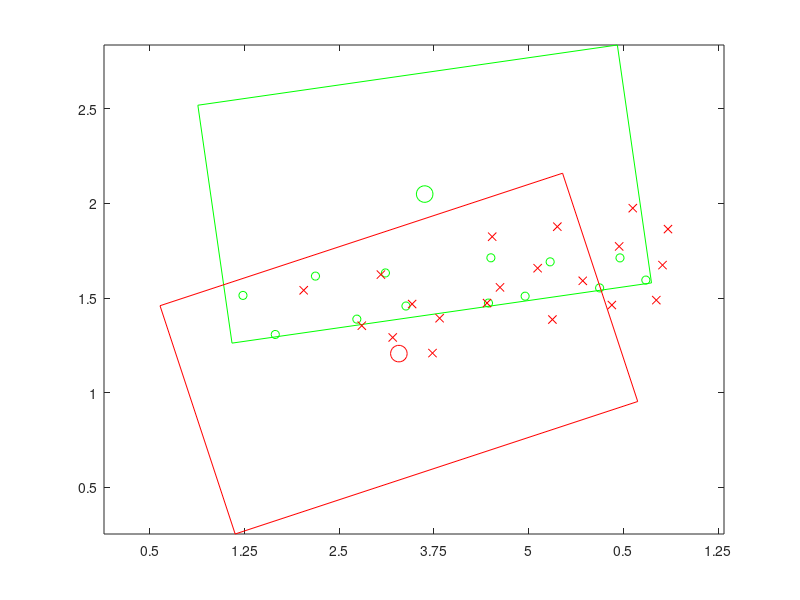

Recreate this plot in MATLAB.
close all;
figure;
Targets_x = [5.9833283904269585,6.324596056376938,6.748911241956693,7.185922765780065,7.487690720671677,7.704485237861957,8.576071240412974,8.601467997360883,8.96307024387794,9.227235785521227,9.749670538827203,9.96481309917904,10.23776180767993,];
Targets_y = [
21.028251284877474,20.61571240889783,21.23216955281531,20.777820685887242,21.265576658263953,20.916364073776013,20.947469074515148,21.425464610867724,21.02011828015014,21.382820466319533,21.107397917280853,21.424601837006445,21.190285970982764,];
center_x = [7.902286360389227];
center_y = [22.09858297840011];
image_corners_x = [9.936954757334561,5.506968446292532,5.867617963443893,10.297604274485922,9.936954757334561];
image_corners_y = [23.6726954217616,23.03675010651803,20.52447053503862,21.160415850282188,23.6726954217616];
labs1 = 1:length(Targets_x);
plot(Targets_x, Targets_y,'go',image_corners_x,image_corners_y,'g');
hold on;
plot(center_x,center_y,'go','MarkerSize',12)
axis equal;
axis tight;
hold on;
%{
Targets2_x = [9.285188404734381,8.848948146676317,9.054402088179945,9.993509409343318,9.545979345032325,9.928938092987833,10.81897350784759,10.457474683641756,]
Targets2_y = [
22.16489715011745,21.610509996956484,21.65405146075116,21.949137088573078,21.652675079478684,21.325896211562018,21.7752729583251,21.472309279219097,]
center2_x = [11.123084646991018]
center2_y = [22.26560218016315]
image_corners2_x = [13.61996083632717,9.310090708596329,8.626208457654865,12.936078585385706,13.61996083632717]
image_corners2_y = [22.884726372066318,24.090638741226428,21.64647798825998,20.44056561909987,22.884726372066318]
plot(Targets2_x, Targets2_y,'bx',image_corners2_x,image_corners2_y,'b');
hold on;
plot(center2_x,center2_y,'bo','MarkerSize',12)
axis equal;
axis tight;
%hold on;
%}

Targets2_x = [10.099951107150389,10.47168436752824,10.41397485191332,9.95638312359729,9.303172791332635,10.348264683318341,8.615280835839908,9.571742496529328,9.095148275033452,9.879019224161098,8.697708110960921,9.25125752960371,8.560393229017055,7.439814121959688,7.769667433072705,8.059918642757074,6.624384330999776,7.984832591157062,7.564644103993251,7.238114156011858,]
Targets2_y = [
21.949690524534564,21.728515453193125,21.348129649193787,21.545503343330875,21.754330186573345,20.978494958224456,21.64835226141776,21.182422626574514,21.315540369701342,20.926644919564755,21.113325184923422,20.773536852214225,20.947660768920468,21.24802627862868,20.937218067311832,20.78737567884134,21.082218965141497,20.419116217896978,20.58418642751009,20.70870177244939,]
center2_x = [7.62967353982101]
center2_y = [20.413744430790793]
image_corners2_x = [9.358384230750028,5.1073811374175255,5.900962848891994,10.151965942224495,9.358384230750028]
image_corners2_y = [22.318807373830023,20.919458289263375,18.50868148775156,19.908030572318207,22.318807373830023]
plot(Targets2_x, Targets2_y,'rx',image_corners2_x,image_corners2_y,'r');
hold on;
plot(center2_x,center2_y,'ro','MarkerSize',12)
axis equal;
axis tight;
%hold on;

%{
Targets2_x = [8.98759504205732,9.859663542888685,10.517185891142457,9.548609626578607,9.024005162287027,10.144443085050902,11.25439987264371,11.668651277857887,9.947631477202249,9.199695448704997,12.052952684452986,10.444506755627915,10.848424768495619,]
Targets2_y = [
21.668993081907708,21.55613970307613,21.55331661076064,21.24758610652023,21.05737769272257,21.22263010952978,21.406005725715456,21.34375315154772,20.917265643410996,20.728496062683224,21.34834251987864,20.946329185082504,20.973872032947742,]
center2_x = [10.85722615877188]
center2_y = [20.37821360421217]
image_corners2_x = [13.229926793295105,8.786267932428741,8.484525524248655,12.928184385115019,13.229926793295105]
image_corners2_y = [21.37219407122682,21.904266517651035,19.384233137197523,18.852160690773307,21.37219407122682]
plot(Targets2_x, Targets2_y,'kx',image_corners2_x,image_corners2_y,'k');
hold on;
plot(center2_x,center2_y,'ko','MarkerSize',12)
axis equal;
axis tight;
hold on;
%}


set(gca,'XTickLabel',[0.5 1.25 2.5 3.75 5] );
set(gca,'YTickLabel',[0.5 1 1.5 2 2.5 3 3.5 4 4.5 5] );